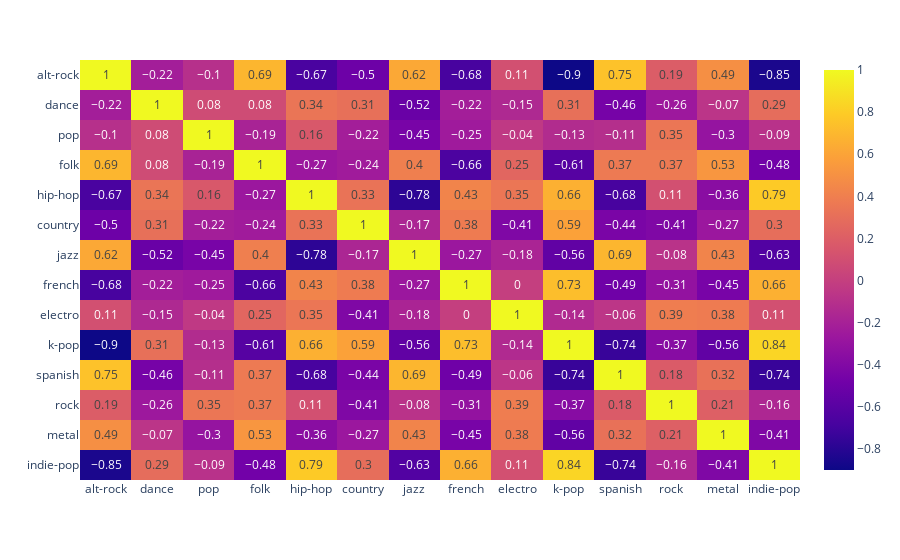

Notebook source saved alongside this figure:
### Markdown cell above
## Inferences

* Alt-rock has gradually declined in popularity.
* Dance and Pop have remained fairly stable in popularity.
    * Interestingly, in the year 2015, Dance plummeted in popularity, while Pop spiked.
    * Electro music also had a spike in popularity during 2015. That was the year edm and dubstep became mainstream.
* Hip Hop, K-pop, French music and Indie-pop have also been growing in popularity. Hip Hop is currently the most popular Genre.

### Code cell
px.imshow(genre_counts.corr().round(2), text_auto=True, aspect='auto')

### Figure 1 — Plotly figure (JSON) as saved in the notebook; plotly's stock layout.template omitted (floating-point values rounded to 4 significant figures; data arrays with more than 128 entries replaced by an {"elided": "..."} marker saying what was removed)
{"data": [{"coloraxis": "coloraxis", "hovertemplate": "x: %{x}<br>y: %{y}<br>color: %{z}<extra></extra>", "name": "0", "texttemplate": "%{z}", "type": "heatmap", "x": ["alt-rock", "dance", "pop", "folk", "hip-hop", "country", "jazz", "french", "electro", "k-pop", "spanish", "rock", "metal", "indie-pop"], "xaxis": "x", "y": ["alt-rock", "dance", "pop", "folk", "hip-hop", "country", "jazz", "french", "electro", "k-pop", "spanish", "rock", "metal", "indie-pop"], "yaxis": "y", "z": {"elided": "14x14 float values"}}], "layout": {"coloraxis": {"colorscale": [[0, "#0d0887"], [0.1111, "#46039f"], [0.2222, "#7201a8"], [0.3333, "#9c179e"], [0.4444, "#bd3786"], [0.5556, "#d8576b"], [0.6667, "#ed7953"], [0.7778, "#fb9f3a"], [0.8889, "#fdca26"], [1, "#f0f921"]]}, "margin": {"t": 60}, "xaxis": {"anchor": "y", "domain": [0, 1]}, "yaxis": {"anchor": "x", "autorange": "reversed", "domain": [0, 1]}}}
